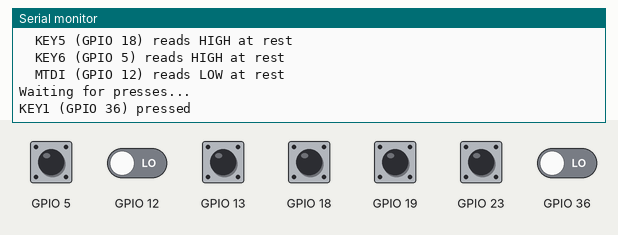
A sketch run on a simulated ESP32. On the bench: the last lines printed to the serial monitor. The test bench sets the inputs (shaded band); at power-on: GPIO 5, GPIO 13, GPIO 18, GPIO 19, GPIO 23 HIGH, GPIO 12, GPIO 36 LOW.

Above: at 1.7 s.
1.8 s: GPIO 5 pulled LOW for 0.15 s
At 2.7 s:
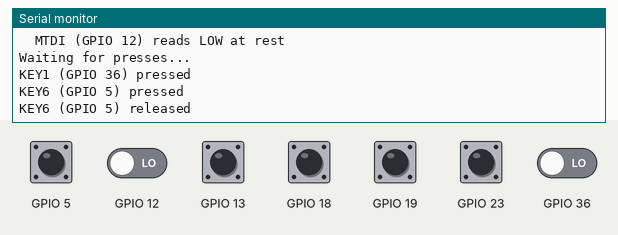
3.4 s: GPIO 12 driven HIGH
At 4.4 s:
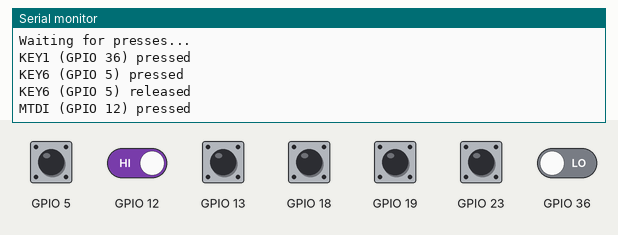
4.9 s: GPIO 12 driven LOW
At 5.5 s:
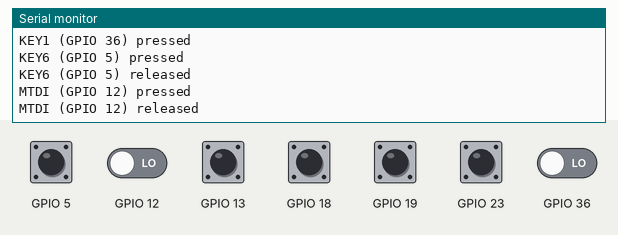
6.4 s: GPIO 13 pulled LOW for 0.15 s
At 7.3 s:
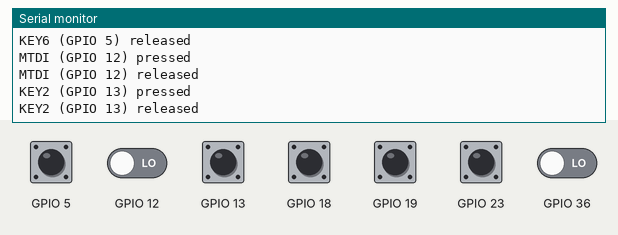
8.0 s: GPIO 18 pulled LOW for 0.15 s
At 8.6 s:
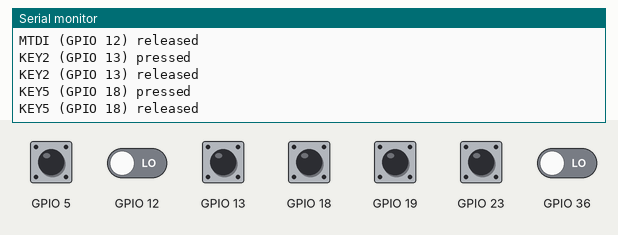
9.6 s: GPIO 19 pulled LOW for 0.15 s
At 11.1 s:
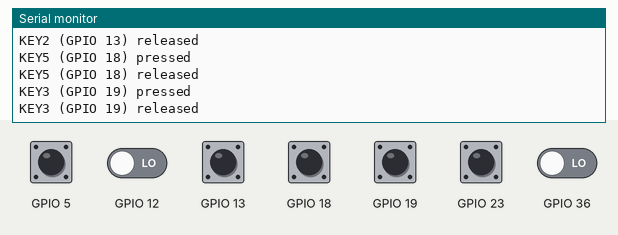
Timing chart, 0 to 12.2 s (numbered marks = the images above; inputs shaded):
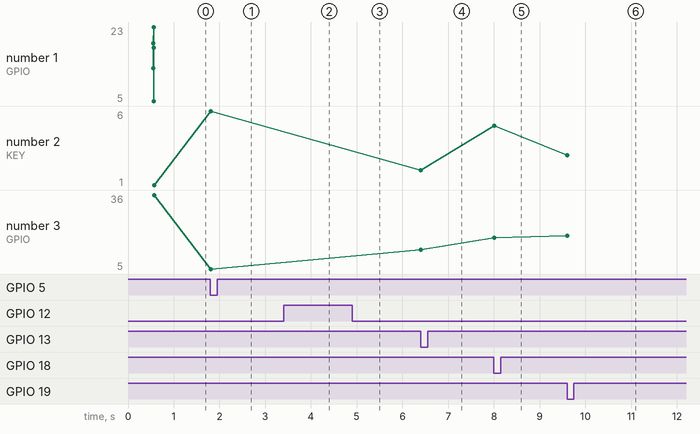

Measured:
- after the input at 1.8 s, the serial monitor: prints a new line at once (image 1)
- after the input at 3.4 s, the serial monitor: prints a new line at once (image 2)
- after the input at 4.9 s, the serial monitor: prints a new line at once (image 3)
- after the input at 6.4 s, the serial monitor: prints a new line at once (image 4)
- after the input at 8.0 s, the serial monitor: prints a new line at once (image 5)
- after the input at 9.6 s, the serial monitor: prints a new line at once (image 6)
- plotted number 2: 6 → 2 after the input at 6.4 s, 2 → 5 after the input at 8.0 s, 5 → 3 after the input at 9.6 s
- plotted number 3: 5 → 13 after the input at 6.4 s, 13 → 18 after the input at 8.0 s, 18 → 19 after the input at 9.6 s

The sketch:

key_check.ino
```cpp
// Key check: press each of the board's six keys (KEY1 to KEY6) and see it on the Serial
// Monitor (115200). Nothing else is started (no display, no SD card), so every key pin
// can be read safely, even the ones the display and SD card use in the main sketch.
//
// Key pins come from the arduino-audio-driver V1 pin file for this board (all six
// confirmed on ours, 2026-10-05):
//   KEY1 = 36, KEY2 = 13, KEY3 = 19, KEY4 = 23, KEY5 = 18, KEY6 = 5
// A key reads LOW while pressed (the board pulls each pin up).
//
// Also MTDI (GPIO 12, on the JTAG header) as a possible extra button. It is wired the other
// way round, button between MTDI and 3.3 V, because GPIO 12 must be LOW when the board
// starts (HIGH there and the board will not boot). So it reads LOW at rest, HIGH while
// pressed. Don't hold it while powering on or pressing RST.
//
// Board: ESP32 Wrover Module. You can leave the display wired; it just won't be used.

#include <Arduino.h>

struct Key {
  const char* name;
  int pin;
  bool activeHigh;  // true for MTDI: button to 3.3 V, pulled down
  bool pressed;
  uint32_t changedAt;
};

Key keys[] = {
  { "KEY1", 36, false, false, 0 },
  { "KEY2", 13, false, false, 0 },
  { "KEY3", 19, false, false, 0 },
  { "KEY4", 23, false, false, 0 },
  { "KEY5", 18, false, false, 0 },
  { "KEY6", 5, false, false, 0 },
  { "MTDI", 12, true, false, 0 },
};
const uint32_t DEBOUNCE_MS = 30;

void setup() {
  Serial.begin(115200);
  delay(500);
  Serial.println("\nKey check: press KEY1 to KEY6 and the MTDI button, one at a time.");
  for (Key& k : keys) {
    if (k.activeHigh) pinMode(k.pin, INPUT_PULLDOWN);
    // 36 is input-only with no built-in pull-up; the board's own resistor pulls it up.
    else pinMode(k.pin, k.pin >= 34 ? INPUT : INPUT_PULLUP);
  }
  delay(50);
  for (Key& k : keys) {
    int v = digitalRead(k.pin);
    bool ok = k.activeHigh ? !v : v;
    Serial.printf("  %s (GPIO %d) reads %s at rest%s\n", k.name, k.pin, v ? "HIGH" : "LOW",
                  ok ? "" : "  <- wrong: something is driving or shorting this pin");
  }
  Serial.println("Waiting for presses...");
}

void loop() {
  uint32_t now = millis();
  for (Key& k : keys) {
    bool down = digitalRead(k.pin) == (k.activeHigh ? HIGH : LOW);
    if (down != k.pressed && now - k.changedAt > DEBOUNCE_MS) {
      k.pressed = down;
      k.changedAt = now;
      Serial.printf("%s (GPIO %d) %s\n", k.name, k.pin, down ? "pressed" : "released");
    }
  }
  delay(5);
}
```
